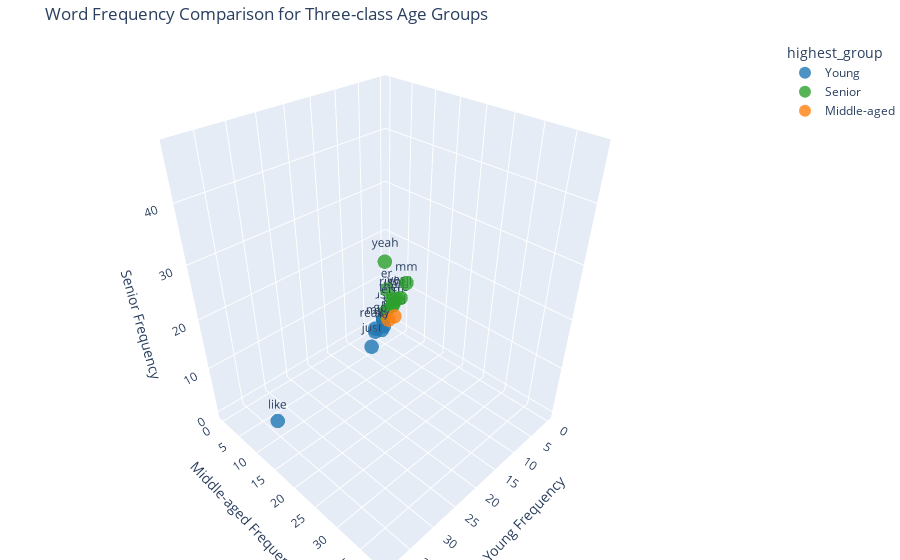

Here is the notebook cell this chart was saved with:
### Code cell
# Perform Chi-Square analysis for three-class age groups

# Get speaker IDs for each three-class age group
three_class_speaker_ids = {
    'Young': speaker_df[speaker_df['three_class_age'] == 'Young'].index.tolist(),
    'Middle-aged': speaker_df[speaker_df['three_class_age'] == 'Middle-aged'].index.tolist(),
    'Senior': speaker_df[speaker_df['three_class_age'] == 'Senior'].index.tolist()
}

print("Performing Chi-Square analysis for three-class age groups...")
three_class_chi2_results, three_class_tables = perform_chi_square_analysis(
    df_tagged_valid, 
    three_class_speaker_ids,
    min_count=8,
    max_words=50
)

print(f"Found {len(three_class_chi2_results)} words significantly associated with three-class age groups (p < 0.05)")
print("\nTop 20 words by chi-square value:")
print(three_class_chi2_results[['word', 'chi2', 'p_value', 'highest_group', 'Young_freq', 'Middle-aged_freq', 'Senior_freq']].head(20))

# Visualize the top words
plt.figure(figsize=(14, 10))
top_words = three_class_chi2_results.head(20)

# Create a colormap based on the highest frequency group
color_map = {
    'Young': '#1f77b4',
    'Middle-aged': '#ff7f0e',
    'Senior': '#2ca02c'
}
colors = [color_map[group] for group in top_words['highest_group']]

# Plot chi-square values
plt.barh(top_words['word'], top_words['chi2'], color=colors)
plt.xlabel('Chi-Square Value', fontsize=14)
plt.ylabel('Word', fontsize=14)
plt.title('Top 20 Words with Significant Association to Three-class Age Groups', fontsize=16)

# Add a legend
from matplotlib.patches import Patch
legend_elements = [
    Patch(facecolor=color_map['Young'], label='Young'),
    Patch(facecolor=color_map['Middle-aged'], label='Middle-aged'),
    Patch(facecolor=color_map['Senior'], label='Senior')
]
plt.legend(handles=legend_elements, title='Highest Frequency Group')

plt.tight_layout()
plt.show()

# Create a 3D scatter plot to visualize the three-way comparison
import plotly.express as px

# Prepare data for 3D plotting
plot_data = top_words[['word', 'Young_freq', 'Middle-aged_freq', 'Senior_freq', 'highest_group']].copy()

# Create 3D scatter plot with plotly
fig = px.scatter_3d(
    plot_data, 
    x='Young_freq', 
    y='Middle-aged_freq', 
    z='Senior_freq',
    color='highest_group',
    color_discrete_map=color_map,
    text='word',
    size=[10] * len(plot_data),  # Fixed size for all points
    opacity=0.8,
    title='Word Frequency Comparison for Three-class Age Groups',
    labels={
        'Young_freq': 'Frequency in Young (per 1000)',
        'Middle-aged_freq': 'Frequency in Middle-aged (per 1000)',
        'Senior_freq': 'Frequency in Senior (per 1000)'
    }
)

# Update marker settings to show text
fig.update_traces(
    marker=dict(size=5),
    hovertemplate="<b>%{text}</b><br>" +
                  "Young: %{x:.2f}<br>" +
                  "Middle-aged: %{y:.2f}<br>" +
                  "Senior: %{z:.2f}"
)

# Adjust layout
fig.update_layout(
    scene=dict(
        xaxis_title='Young Frequency',
        yaxis_title='Middle-aged Frequency',
        zaxis_title='Senior Frequency'
    ),
    margin=dict(l=0, r=0, b=0, t=40)
)

fig.show()

### Figure 1 — Plotly figure (JSON) as saved in the notebook; plotly's stock layout.template omitted (floating-point values rounded to 4 significant figures)
{"data": [{"hovertemplate": "<b>%{text}</b><br>Young: %{x:.2f}<br>Middle-aged: %{y:.2f}<br>Senior: %{z:.2f}", "legendgroup": "Young", "marker": {"color": "#1f77b4", "opacity": 0.8, "size": 5, "sizemode": "area", "sizeref": 0.025, "symbol": "circle"}, "mode": "markers+text", "name": "Young", "scene": "scene", "showlegend": true, "text": ["like", "just", "my", "really", "na", "shit", "fucking", "gon"], "type": "scatter3d", "x": [38.2, 15.71, 8.087, 9.263, 5.262, 0.8785, 0.9296, 3.827], "y": [14.9, 12.28, 5.285, 6.515, 4.241, 0.2075, 0.2624, 3.362], "z": [8.324, 8.344, 4.337, 4.929, 1.871, 0.0329, 0.08418, 1.551]}, {"hovertemplate": "<b>%{text}</b><br>Young: %{x:.2f}<br>Middle-aged: %{y:.2f}<br>Senior: %{z:.2f}", "legendgroup": "Senior", "marker": {"color": "#2ca02c", "opacity": 0.8, "size": 5, "sizemode": "area", "sizeref": 0.025, "symbol": "circle"}, "mode": "markers+text", "name": "Senior", "scene": "scene", "showlegend": true, "text": ["yes", "mm", "er", "right", "well", "ai", "used", "yeah", "there", "erm"], "type": "scatter3d", "x": [2.227, 8.977, 6.662, 3.319, 8.448, 0.07773, 1.097, 38.79, 9.498, 7.371], "y": [5.225, 14.04, 7.064, 5.306, 12.23, 0.08452, 1.4, 38.68, 11.58, 9.244], "z": [8.531, 19.51, 13.62, 8.683, 15.21, 0.8002, 3.018, 47.57, 14.28, 11.5]}, {"hovertemplate": "<b>%{text}</b><br>Young: %{x:.2f}<br>Middle-aged: %{y:.2f}<br>Senior: %{z:.2f}", "legendgroup": "Middle-aged", "marker": {"color": "#ff7f0e", "opacity": 0.8, "size": 5, "sizemode": "area", "sizeref": 0.025, "symbol": "circle"}, "mode": "markers+text", "name": "Middle-aged", "scene": "scene", "showlegend": true, "text": ["said", "uh"], "type": "scatter3d", "x": [2.914, 0.3914], "y": [5.407, 1.265], "z": [4.639, 0.2419]}], "layout": {"legend": {"itemsizing": "constant", "title": {"text": "highest_group"}, "tracegroupgap": 0}, "margin": {"b": 0, "l": 0, "r": 0, "t": 40}, "scene": {"domain": {"x": [0, 1], "y": [0, 1]}, "xaxis": {"title": {"text": "Young Frequency"}}, "yaxis": {"title": {"text": "Middle-aged Frequency"}}, "zaxis": {"title": {"text": "Senior Frequency"}}}, "title": {"text": "Word Frequency Comparison for Three-class Age Groups"}}}
